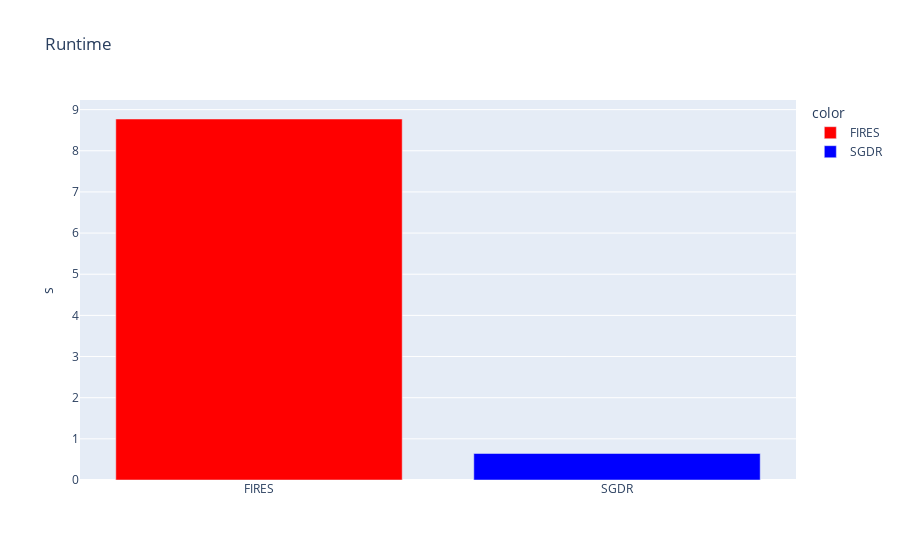

The notebook cell saved with this chart:
### Code cell
col_names = ["FIRES", "SGDR" ]
values = [fires_run_time, sgdr_run_time]
fig = px.bar(x=col_names, y=values, title="Runtime", labels={"y":"s", "x":""}, color=col_names, color_discrete_map={'FIRES': 'red', "SGDR": "blue"})
with open("{}/runtime.csv".format(folder),"a") as outfile:
    outfile.write("{},{}".format( values[0],values[1]) )
fig.show()

### Figure 1 — Plotly figure (JSON) as saved in the notebook; plotly's stock layout.template omitted (floating-point values rounded to 4 significant figures)
{"data": [{"alignmentgroup": "True", "hovertemplate": "color=FIRES<br>=%{x}<br>s=%{y}<extra></extra>", "legendgroup": "FIRES", "marker": {"color": "red"}, "name": "FIRES", "offsetgroup": "FIRES", "orientation": "v", "showlegend": true, "textposition": "auto", "type": "bar", "x": ["FIRES"], "xaxis": "x", "y": [8.772], "yaxis": "y"}, {"alignmentgroup": "True", "hovertemplate": "color=SGDR<br>=%{x}<br>s=%{y}<extra></extra>", "legendgroup": "SGDR", "marker": {"color": "blue"}, "name": "SGDR", "offsetgroup": "SGDR", "orientation": "v", "showlegend": true, "textposition": "auto", "type": "bar", "x": ["SGDR"], "xaxis": "x", "y": [0.6442], "yaxis": "y"}], "layout": {"barmode": "relative", "legend": {"title": {"text": "color"}, "tracegroupgap": 0}, "title": {"text": "Runtime"}, "xaxis": {"anchor": "y", "domain": [0, 1], "title": {"text": ""}}, "yaxis": {"anchor": "x", "domain": [0, 1], "title": {"text": "s"}}}}
